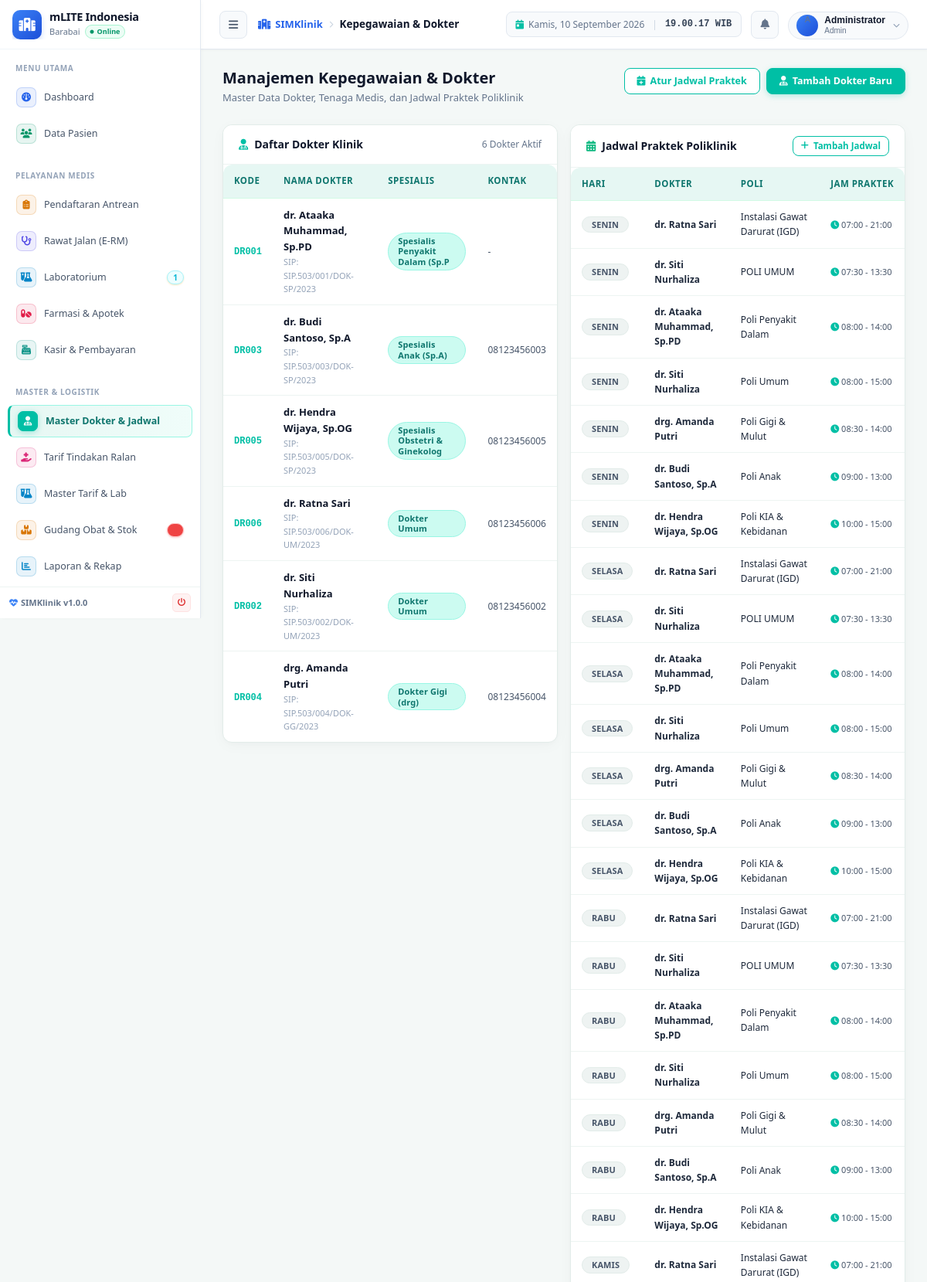
Page /modules/kepegawaian/index.php (signed in, upper part) on the committed database.
### tables this page shows
CREATE TABLE IF NOT EXISTS `dokter` (
  `kd_dokter` varchar(20) NOT NULL,
  `nm_dokter` varchar(50) DEFAULT NULL,
  `jk` enum('L','P') DEFAULT NULL,
  `tmp_lahir` varchar(20) DEFAULT NULL,
  `tgl_lahir` date DEFAULT NULL,
  `gol_drh` enum('A','B','O','AB','-') DEFAULT NULL,
  `agama` varchar(12) DEFAULT NULL,
  `almt_tgl` varchar(60) DEFAULT NULL,
  `no_telp` varchar(13) DEFAULT NULL,
  `stts_nikah` enum('BELUM MENIKAH','MENIKAH','JANDA','DUDHA','JOMBLO') DEFAULT NULL,
  `kd_sps` char(5) DEFAULT NULL,
  `alumni` varchar(60) DEFAULT NULL,
  `no_ijn_praktek` varchar(120) DEFAULT NULL,
  `status` enum('0','1') NOT NULL,
  PRIMARY KEY (`kd_dokter`),
  KEY `kd_sps` (`kd_sps`),
  KEY `nm_dokter` (`nm_dokter`),
  KEY `jk` (`jk`),
  KEY `tmp_lahir` (`tmp_lahir`),
  KEY `tgl_lahir` (`tgl_lahir`),
  KEY `gol_drh` (`gol_drh`),
  KEY `agama` (`agama`),
  KEY `almt_tgl` (`almt_tgl`),
  KEY `no_telp` (`no_telp`),
  KEY `stts_nikah` (`stts_nikah`),
  KEY `alumni` (`alumni`),
  KEY `no_ijn_praktek` (`no_ijn_praktek`),
  KEY `kd_dokter` (`kd_dokter`),
  KEY `status` (`status`)
);

CREATE TABLE IF NOT EXISTS `spesialis` (
  `kd_sps` char(5) NOT NULL DEFAULT '',
  `nm_sps` varchar(30) DEFAULT NULL,
  PRIMARY KEY (`kd_sps`)
);

CREATE TABLE IF NOT EXISTS `jadwal` (
  `kd_dokter` varchar(20) NOT NULL,
  `hari_kerja` enum('SENIN','SELASA','RABU','KAMIS','JUMAT','SABTU','AKHAD') NOT NULL DEFAULT 'SENIN',
  `jam_mulai` time NOT NULL DEFAULT '00:00:00',
  `jam_selesai` time DEFAULT NULL,
  `kd_poli` char(5) DEFAULT NULL,
  `kuota` int DEFAULT NULL,
  PRIMARY KEY (`kd_dokter`,`hari_kerja`,`jam_mulai`),
  KEY `kd_dokter` (`kd_dokter`),
  KEY `kd_poli` (`kd_poli`),
  KEY `jam_mulai` (`jam_mulai`),
  KEY `jam_selesai` (`jam_selesai`)
);

CREATE TABLE IF NOT EXISTS `poliklinik` (
  `kd_poli` char(5) NOT NULL DEFAULT '',
  `nm_poli` varchar(50) DEFAULT NULL,
  `registrasi` double NOT NULL,
  `registrasilama` double NOT NULL,
  `status` enum('0','1') NOT NULL,
  PRIMARY KEY (`kd_poli`),
  KEY `nm_poli` (`nm_poli`),
  KEY `registrasi` (`registrasi`),
  KEY `registrasilama` (`registrasilama`)
);

### modules/kepegawaian/index.php (the view, shortened to what this page needs)
<?php
require_once dirname(__DIR__, 2) . '/includes/functions.php';
$dokter_res = $conn->query("
    SELECT d.*, s.nm_sps as nm_spesialis
    FROM dokter d
    LEFT JOIN spesialis s ON d.kd_sps = s.kd_sps
    WHERE d.status = '1'
    ORDER BY d.nm_dokter ASC
");
$dokter_list = [];
if ($dokter_res) while ($row = $dokter_res->fetch_assoc()) $dokter_list[] = $row;
$jadwal_res = $conn->query("
    SELECT j.*, d.nm_dokter, pol.nm_poli
    FROM jadwal j
    JOIN dokter d ON j.kd_dokter = d.kd_dokter
    JOIN poliklinik pol ON j.kd_poli = pol.kd_poli
    ORDER BY FIELD(j.hari_kerja, 'SENIN','SELASA','RABU','KAMIS','JUMAT','SABTU','AKHAD','AHAD'), j.jam_mulai ASC
");
$jadwal_list = [];
if ($jadwal_res) while ($row = $jadwal_res->fetch_assoc()) $jadwal_list[] = $row;
include dirname(__DIR__, 2) . '/includes/header.php';
?>
<div class="page-header">
  <div>
    <h1 class="page-title">Manajemen Kepegawaian & Dokter</h1>
    <p class="page-subtitle">Master Data Dokter, Tenaga Medis, dan Jadwal Praktek Poliklinik</p>
  </div>
  <div class="page-actions">
    <button type="button" class="btn btn-outline-primary" data-open-modal="modalTambahJadwal">
      <i class="fas fa-calendar-plus"></i> Atur Jadwal Praktek
    </button>
    <button type="button" class="btn btn-primary" data-open-modal="modalTambahDokter">
      <i class="fas fa-user-md"></i> Tambah Dokter Baru
    </button>
  </div>
</div>
<div style="display:grid;grid-template-columns:1fr 1fr;gap:16px;align-items:start;">
  <div class="card">
    <div class="card-header">
      <div class="card-title"><i class="fas fa-user-md text-primary"></i> Daftar Dokter Klinik</div>
      <span style="font-size:12px;color:var(--gray-500);"><?= count($dokter_list) ?> Dokter Aktif</span>
    </div>
    <div class="card-body" style="padding:0;">
      <?php if (empty($dokter_list)): ?>
        <div class="empty-state">
          <div class="empty-state-icon"><i class="fas fa-user-slash"></i></div>
          <div class="empty-state-title">Belum ada dokter terdaftar</div>
        </div>
      <?php else: ?>
        <div class="table-wrapper">
          <table class="table">
            <thead>
              <tr>
                <th>Kode</th>
                <th>Nama Dokter</th>
                <th>Spesialis</th>
                <th>Kontak</th>
              </tr>
            </thead>
            <tbody>
              <?php foreach ($dokter_list as $d): ?>
                <tr>
                  <td>
                    <span style="font-family:monospace;font-weight:700;color:var(--primary-600);font-size:12px;">
                      <?= htmlspecialchars($d['kd_dokter']) ?>
                    </span>
                  </td>
                  <td>
                    <div style="font-weight:600;font-size:13px;color:var(--gray-900);">
                      <?= htmlspecialchars($d['nm_dokter']) ?>
                    </div>
                    <div style="font-size:11px;color:var(--gray-400);">
                      SIP: <?= htmlspecialchars($d['no_ijn_praktek'] ?: '-') ?>
                    </div>
                  </td>
                  <td>
                    <span class="badge badge-primary"><?= htmlspecialchars($d['nm_spesialis'] ?: 'Umum') ?></span>
                  </td>
                  <td style="font-size:12px;color:var(--gray-600);"><?= htmlspecialchars($d['no_telp'] ?: '-') ?></td>
                </tr>
              <?php endforeach; ?>
            </tbody>
          </table>
        </div>
      <?php endif; ?>
    </div>
  </div>
  <div class="card">
    <div class="card-header">
      <div class="card-title"><i class="fas fa-calendar-alt text-success"></i> Jadwal Praktek Poliklinik</div>
      <button type="button" class="btn btn-sm btn-outline-primary" data-open-modal="modalTambahJadwal">
        <i class="fas fa-plus"></i> Tambah Jadwal
      </button>
    </div>
    <div class="card-body" style="padding:0;">
      <?php if (empty($jadwal_list)): ?>
        <div class="empty-state">
          <div class="empty-state-icon"><i class="fas fa-calendar-times"></i></div>
          <div class="empty-state-title">Belum ada jadwal praktek</div>
          <div class="empty-state-desc">Jadwal praktek dokter dapat dikonfigurasi.</div>
        </div>
      <?php else: ?>
        <div class="table-wrapper">
          <table class="table">
            <thead>
              <tr>
                <th>Hari</th>
                <th>Dokter</th>
                <th>Poli</th>
                <th>Jam Praktek</th>
              </tr>
            </thead>
            <tbody>
              <?php foreach ($jadwal_list as $j): ?>
                <tr>
                  <td>
                    <span class="badge badge-secondary" style="font-weight:700;"><?= htmlspecialchars($j['hari_kerja']) ?></span>
                  </td>
                  <td style="font-weight:600;font-size:12px;"><?= htmlspecialchars($j['nm_dokter']) ?></td>
                  <td style="font-size:12px;"><?= htmlspecialchars($j['nm_poli']) ?></td>
                  <td style="font-size:11px;color:var(--gray-600);">
                    <i class="fas fa-clock text-primary"></i> <?= substr($j['jam_mulai'],0,5) ?> - <?= substr($j['jam_selesai'],0,5) ?>
                  </td>
                </tr>
              <?php endforeach; ?>
            </tbody>
          </table>
        </div>
      <?php endif; ?>
    </div>
  </div>
</div>
<?php include dirname(__DIR__, 2) . '/includes/footer.php'; ?>

### assets/css/style.css (style rules this page uses)
:root { --primary-50: #e6f7f3; --primary-100: #ccfbf1; --primary-200: #99f6e4; --primary-500: #14b8a6; --primary-600: #00bfa5; --primary-700: #0f766e; --primary-800: #115e59; --magenta-500: #e91e63; --magenta-600: #d81b60; --magenta-bg: #fdf2f8; --success: #10b981; --success-bg: #ecfdf5; --warning: #f59e0b; --warning-bg: #fffbeb; --danger: #ef4444; --danger-bg: #fef2f2; --info: #06b6d4; --info-bg: #ecfeff; --gray-50: #f4f8f7; --gray-100: #eef3f2; --gray-200: #e2ece9; --gray-300: #cbd5e1; --gray-400: #94a3b8; --gray-500: #64748b; --gray-600: #475569; --gray-700: #334155; --gray-800: #1e293b; --gray-900: #0f172a; --sidebar-w: 260px; --sidebar-w-collapsed: 72px; --header-h: 64px; --border-radius: 12px; --border-radius-sm: 8px; --border-radius-lg: 16px; --shadow-sm: 0 1px 3px 0 rgba(15, 23, 42, 0.04); --shadow: 0 3px 8px -1px rgba(15, 23, 42, 0.06); --shadow-md: 0 6px 16px -2px rgba(15, 23, 42, 0.06); --shadow-lg: 0 12px 24px -4px rgba(15, 23, 42, 0.08); --transition: all 0.18s cubic-bezier(0.4, 0, 0.2, 1); }
*, *::before, *::after { box-sizing: border-box; margin: 0; padding: 0; }
html { font-size: 14px; scroll-behavior: smooth; }
body { font-family: 'Segoe UI', -apple-system, BlinkMacSystemFont, Roboto, 'Helvetica Neue', sans-serif; background: #f1f6f5; color: var(--gray-800); line-height: 1.6; min-height: 100vh; }
.page-header { display: flex; align-items: flex-start; justify-content: space-between; gap: 16px; margin-bottom: 24px; }
.page-title { font-size: 20px; font-weight: 700; color: var(--gray-900); line-height: 1.3; }
.page-subtitle { font-size: 13px; color: var(--gray-500); margin-top: 2px; }
.page-actions { display: flex; align-items: center; gap: 8px; flex-shrink: 0; }
.card { background: #ffffff; border: 1px solid #e2ece9; border-radius: var(--border-radius); box-shadow: 0 4px 20px -2px rgba(15, 23, 42, 0.04), 0 2px 6px -1px rgba(0, 0, 0, 0.02); transition: box-shadow 0.2s ease, transform 0.2s ease; }
.card-header { display: flex; align-items: center; justify-content: space-between; padding: 14px 20px; border-bottom: 1px solid #edf4f2; gap: 12px; background: #ffffff; border-radius: var(--border-radius) var(--border-radius) 0 0; }
.card-title { font-size: 14px; font-weight: 700; color: #0f172a; display: flex; align-items: center; gap: 8px; }
.card-title i { color: var(--primary-600); font-size: 14px; }
.card-body { padding: 20px; }
.btn { display: inline-flex; align-items: center; gap: 6px; padding: 7px 16px; border-radius: var(--border-radius-sm); font-size: 12.5px; font-weight: 600; font-family: inherit; border: 1px solid transparent; cursor: pointer; transition: var(--transition); white-space: nowrap; text-decoration: none; line-height: 1.4; }
.btn-primary { background: var(--primary-600); color: #fff; border-color: var(--primary-600); box-shadow: 0 2px 8px -1px rgba(0, 191, 165, 0.35); }
.btn-outline-primary { background: #ffffff; color: var(--primary-600); border-color: var(--primary-600); }
.btn-sm { padding: 4px 10px; font-size: 11.5px; }
.badge { display: inline-flex; align-items: center; gap: 4px; padding: 3px 12px; border-radius: 999px; font-size: 11px; font-weight: 700; line-height: 1.25; letter-spacing: 0.01em; }
.badge-primary { background: var(--primary-100); color: var(--primary-700); border: 1px solid var(--primary-200); }
.badge-secondary { background: var(--gray-100); color: var(--gray-600); border: 1px solid var(--gray-200); }
.table-wrapper { overflow-x: auto; border-radius: var(--border-radius); }
table.table { width: 100%; border-collapse: collapse; font-size: 13px; }
.table th, table.table thead th, .table-responsive thead th { background: #e6f7f3 !important; color: #0f766e !important; padding: 12px 14px; text-align: left; font-weight: 700; font-size: 11.5px; text-transform: uppercase; letter-spacing: 0.04em; border: none !important; border-bottom: 1px solid #d1fae5 !important; white-space: nowrap; vertical-align: middle; }
.table thead th:first-child, .table-responsive thead th:first-child { border-top-left-radius: 10px; }
.table thead th:last-child, .table-responsive thead th:last-child { border-top-right-radius: 10px; }
.table td { padding: 11px 14px; border-bottom: 1px solid #edf4f2; color: var(--gray-800); vertical-align: middle; transition: background 0.12s ease; }
.table tbody tr:last-child td { border-bottom: none; }
.text-primary { color: var(--primary-600) !important; }
.text-success { color: var(--success) !important; }

### rows in the picture
dokter: kd_dokter "DR001", nm_dokter "dr. Ataaka Muhammad, Sp.PD", no_ijn_praktek "SIP.503/001/DOK-SP/2023", kd_sps.nm_sps "Spesialis Penyakit Dalam (Sp.P", no_telp "-"
dokter: kd_dokter "DR003", nm_dokter "dr. Budi Santoso, Sp.A", no_ijn_praktek "SIP.503/003/DOK-SP/2023", kd_sps.nm_sps "Spesialis Anak (Sp.A)", no_telp "08123456003"
dokter: kd_dokter "DR005", nm_dokter "dr. Hendra Wijaya, Sp.OG", no_ijn_praktek "SIP.503/005/DOK-SP/2023", kd_sps.nm_sps "Spesialis Obstetri & Ginekolog", no_telp "08123456005"
dokter: kd_dokter "DR006", nm_dokter "dr. Ratna Sari", no_ijn_praktek "SIP.503/006/DOK-UM/2023", kd_sps.nm_sps "Dokter Umum", no_telp "08123456006"
dokter: kd_dokter "DR002", nm_dokter "dr. Siti Nurhaliza", no_ijn_praktek "SIP.503/002/DOK-UM/2023", kd_sps.nm_sps "Dokter Umum", no_telp "08123456002"
dokter: kd_dokter "DR004", nm_dokter "drg. Amanda Putri", no_ijn_praktek "SIP.503/004/DOK-GG/2023", kd_sps.nm_sps "Dokter Gigi (drg)", no_telp "08123456004"
jadwal: hari_kerja "SENIN", kd_dokter.nm_dokter "dr. Ratna Sari", kd_poli.nm_poli "Instalasi Gawat Darurat (IGD)", jam_mulai "07:00", jam_selesai "21:00"
jadwal: hari_kerja "SENIN", kd_dokter.nm_dokter "dr. Siti Nurhaliza", kd_poli.nm_poli "POLI UMUM", jam_mulai "07:30", jam_selesai "13:30"
jadwal: hari_kerja "SENIN", kd_dokter.nm_dokter "dr. Ataaka Muhammad, Sp.PD", kd_poli.nm_poli "Poli Penyakit Dalam", jam_mulai "08:00", jam_selesai "14:00"
jadwal: hari_kerja "SENIN", kd_dokter.nm_dokter "dr. Siti Nurhaliza", kd_poli.nm_poli "Poli Umum", jam_mulai "08:00", jam_selesai "15:00"
jadwal: hari_kerja "SENIN", kd_dokter.nm_dokter "drg. Amanda Putri", kd_poli.nm_poli "Poli Gigi & Mulut", jam_mulai "08:30", jam_selesai "14:00"
jadwal: hari_kerja "SENIN", kd_dokter.nm_dokter "dr. Budi Santoso, Sp.A", kd_poli.nm_poli "Poli Anak", jam_mulai "09:00", jam_selesai "13:00"
jadwal: hari_kerja "SENIN", kd_dokter.nm_dokter "dr. Hendra Wijaya, Sp.OG", kd_poli.nm_poli "Poli KIA & Kebidanan", jam_mulai "10:00", jam_selesai "15:00"
jadwal: hari_kerja "SELASA", kd_dokter.nm_dokter "dr. Ratna Sari", kd_poli.nm_poli "Instalasi Gawat Darurat (IGD)", jam_mulai "07:00", jam_selesai "21:00"
jadwal: hari_kerja "SELASA", kd_dokter.nm_dokter "dr. Siti Nurhaliza", kd_poli.nm_poli "POLI UMUM", jam_mulai "07:30", jam_selesai "13:30"
jadwal: hari_kerja "SELASA", kd_dokter.nm_dokter "dr. Ataaka Muhammad, Sp.PD", kd_poli.nm_poli "Poli Penyakit Dalam", jam_mulai "08:00", jam_selesai "14:00"
jadwal: hari_kerja "SELASA", kd_dokter.nm_dokter "dr. Siti Nurhaliza", kd_poli.nm_poli "Poli Umum", jam_mulai "08:00", jam_selesai "15:00"
jadwal: hari_kerja "SELASA", kd_dokter.nm_dokter "drg. Amanda Putri", kd_poli.nm_poli "Poli Gigi & Mulut", jam_mulai "08:30", jam_selesai "14:00"
jadwal: hari_kerja "SELASA", kd_dokter.nm_dokter "dr. Budi Santoso, Sp.A", kd_poli.nm_poli "Poli Anak", jam_mulai "09:00", jam_selesai "13:00"
jadwal: hari_kerja "SELASA", kd_dokter.nm_dokter "dr. Hendra Wijaya, Sp.OG", kd_poli.nm_poli "Poli KIA & Kebidanan", jam_mulai "10:00", jam_selesai "15:00"
jadwal: hari_kerja "RABU", kd_dokter.nm_dokter "dr. Ratna Sari", kd_poli.nm_poli "Instalasi Gawat Darurat (IGD)", jam_mulai "07:00", jam_selesai "21:00"
jadwal: hari_kerja "RABU", kd_dokter.nm_dokter "dr. Siti Nurhaliza", kd_poli.nm_poli "POLI UMUM", jam_mulai "07:30", jam_selesai "13:30"
jadwal: hari_kerja "RABU", kd_dokter.nm_dokter "dr. Ataaka Muhammad, Sp.PD", kd_poli.nm_poli "Poli Penyakit Dalam", jam_mulai "08:00", jam_selesai "14:00"
jadwal: hari_kerja "RABU", kd_dokter.nm_dokter "dr. Siti Nurhaliza", kd_poli.nm_poli "Poli Umum", jam_mulai "08:00", jam_selesai "15:00"
jadwal: hari_kerja "RABU", kd_dokter.nm_dokter "drg. Amanda Putri", kd_poli.nm_poli "Poli Gigi & Mulut", jam_mulai "08:30", jam_selesai "14:00"
jadwal: hari_kerja "RABU", kd_dokter.nm_dokter "dr. Budi Santoso, Sp.A", kd_poli.nm_poli "Poli Anak", jam_mulai "09:00", jam_selesai "13:00"
jadwal: hari_kerja "RABU", kd_dokter.nm_dokter "dr. Hendra Wijaya, Sp.OG", kd_poli.nm_poli "Poli KIA & Kebidanan", jam_mulai "10:00", jam_selesai "15:00"
jadwal: hari_kerja "KAMIS", kd_dokter.nm_dokter "dr. Ratna Sari", kd_poli.nm_poli "Instalasi Gawat Darurat (IGD)", jam_mulai "07:00", jam_selesai "21:00"

### other values in the picture
INSTANSI_NAMA "mLITE Indonesia"
INSTANSI_KOTA "Barabai"
$sec['title'] "MENU UTAMA"
$item['label'] "Dashboard"
$item['label'] "Data Pasien"
$sec['title'] "PELAYANAN MEDIS"
$item['label'] "Pendaftaran Antrean"
$item['label'] "Rawat Jalan (E-RM)"
$item['label'] "Laboratorium"
$item['badge'] "1"
$item['label'] "Farmasi & Apotek"
$item['label'] "Kasir & Pembayaran"
$sec['title'] "MASTER & LOGISTIK"
$item['label'] "Master Dokter & Jadwal"
$item['label'] "Tarif Tindakan Ralan"
